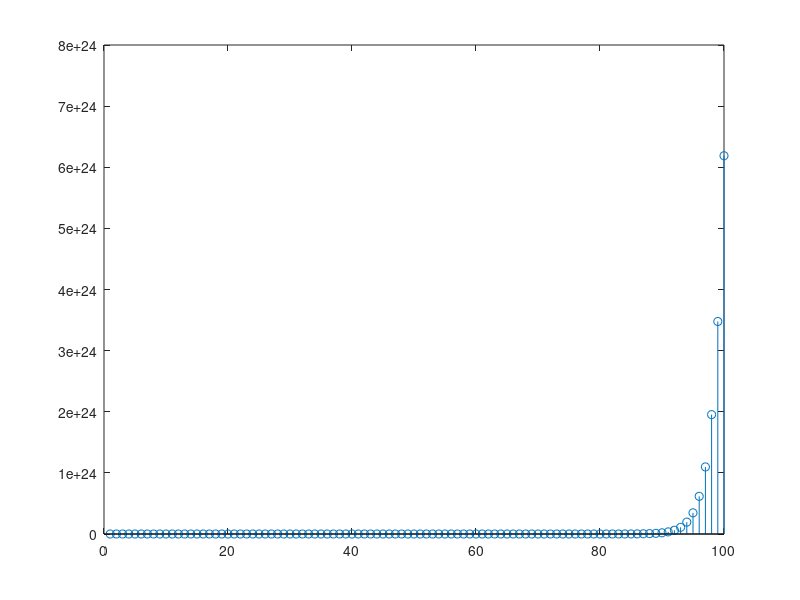

Write MATLAB code to recreate this figure.
clc;
clear all;
close all;

b=[1];
a=[ 1 -1.78];

h=[1,-0.95];
x=[0.75,-1.67,0.23,2.79];

y1=conv(x,h)'
y2=filter(h,1,x)'

N=100;
n=0:(N-1);
delta_n=(n==0);

h_0=filter(b,a,delta_n);
 stem(h_0);
 
y3=filter(b,a,x)'
y4=conv(h_0,x)';
y4(1:4)

% sum(abs(h_0));